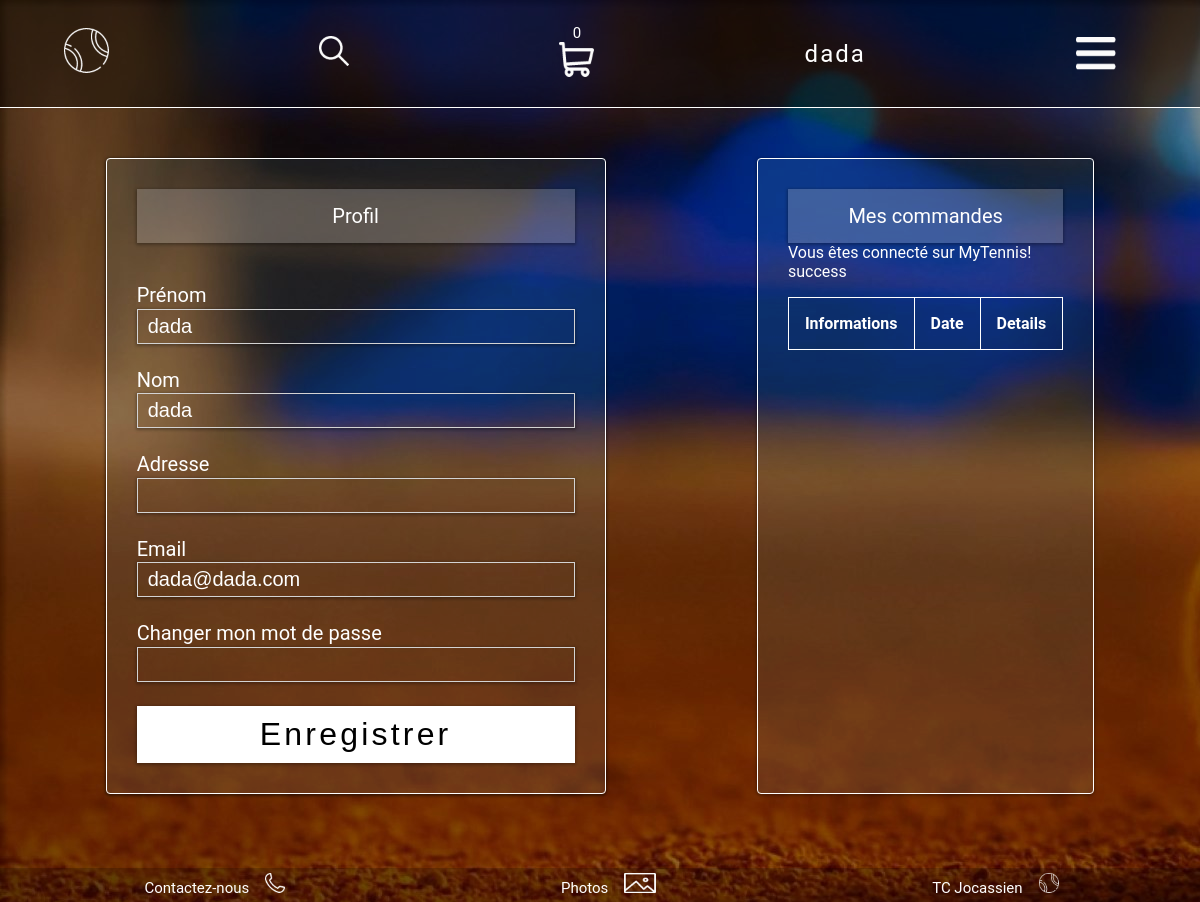
/index.php?p=users&action=edit&id=3 (signed in), run on the app's committed database.
### tables this page shows
CREATE TABLE IF NOT EXISTS `users` (
  `id` int(11) NOT NULL AUTO_INCREMENT,
  `firstname` varchar(100) NOT NULL,
  `lastname` varchar(100) NOT NULL,
  `email` varchar(255) NOT NULL,
  `password` varchar(255) NOT NULL,
  `is_admin` tinyint(1) DEFAULT '0',
  `address` text,
  PRIMARY KEY (`id`)
);

### index.php (called while the page is built, shortened)
<?php
if(isset($_GET['p'])):
    switch ($_GET['p']):
        case 'users' :
            require 'controllers/userController.php';
        break;
    endswitch;
else:
    require 'controllers/indexController.php';
endif;
require('views/front.php');
?>

### models/User.php (called while the page is built, shortened)
<?php
function getUser($id){
	$db = dbConnect();
	$query = $db->prepare('SELECT * FROM users WHERE id = ?');
	$query->execute([$id]);
    return $query->fetch();
}

### controllers/userController.php (called while the page is built, shortened)
<?php
require('models/User.php');
if(isset($_GET['action'])){
	switch ($_GET['action']){
		case 'edit' :
			if(!empty($_POST)){
				if(empty($_POST['firstname']) || empty($_POST['lastname']) || empty($_POST['email']) || empty($_POST['address'])){
					if(empty($_POST['firstname']) || empty($_POST['lastname']) || empty($_POST['email']) || empty($_POST['address'])){
						$_SESSION['messages'][] = 'Tout les champs sauf le mot de passe sont obligatoires pour modifier vos informations !';
					}
						$_SESSION['old_inputs'] = $_POST;
						header('Location:index.php?p=users&action=edit&id='.$_GET['id']);
						exit;
					}
					else {
						$result = updateUser($_GET['id'], $_POST);
						$_SESSION['user']['firstname'] = $_POST['firstname'];
						$_SESSION['user']['lastname'] = $_POST['lastname'];
						$_SESSION['user']['email'] = $_POST['email'];
						$_SESSION['user']['address'] = $_POST['address'];
						$_SESSION['messages'] = $result ? ['message' => 'Votre profil a été mis à jour', 'type' => 'success'] : ['message' => 'Erreur lors de la mise à jour de l\' utilisateur', 'type' => 'danger'];
						header('Location:index.php');
						exit;
					}
			}else {
					if(!isset($_SESSION['old_inputs'])){
						if (isset($_GET['id'])){
							$user = getUser($_GET['id']);
						}
						else {
							header('Location:index.php');
							exit;
						}
					}
				}
			break;
	}
}
else{
	require('controllers/indexController.php');
}

### views/userProfil.php (the view, shortened to what this page needs)
<div class="profil-container">
    <div class="form">
        <div class="headform">
            <div class="profil">
                Profil
            </div>
        </div>
        <div class="signup-content">
            <form method="post" action="index.php?p=users&action=<?= isset($user) || (isset($_SESSION['old_inputs']) && $_GET['action'] == 'edit') ? 'edit&id='.$_GET['id'] : 'form' ?>" method="post" enctype="multipart/form-data">
                <label for="firstname">Prénom</label>
                <input type="text" name="firstname" id="firstname" value="<?= isset($user) ? $user['firstname'] : '' ?><?= isset($_SESSION['old_inputs']) ? $_SESSION['old_inputs']['firstname'] : '' ?>" />
                <label for="lastname">Nom</label>
                <input type="text" name="lastname" id="lastname" value="<?= isset($user) ? $user['lastname'] : '' ?><?= isset($_SESSION['old_inputs']) ? $_SESSION['old_inputs']['lastname'] : '' ?>" />
                <label for="address">Adresse</label>
                <input type="text" name="address" id="address" value="<?= isset($user) ? $user['address'] : '' ?><?= isset($_SESSION['old_inputs']) ? $_SESSION['old_inputs']['address'] : '' ?>" />
                <label for="email">Email</label>
                <input id="email" type="email" name="email" value="<?= isset($user) ? $user['email'] : '' ?><?= isset($_SESSION['old_inputs']) ? $_SESSION['old_inputs']['email'] : '' ?>" required />
                <label for="password">Changer mon mot de passe</label>
                <input id="password" type="password" name="password">
                <input type="submit" value="Enregistrer">
            </form>
        </div>
    </div>
    <div class="orders-form">
        <div class="headform">
            <div class="profil">
               Mes commandes
            </div>
        </div>
        <?php if(isset($_SESSION['messages'])): ?>
            <div>
                <?php foreach($_SESSION['messages'] as $message): ?>
                    <?= $message ?><br>
                <?php endforeach; ?>
            </div>
        <?php endif; ?>
        <table class="orders">
            <thead>
                <tr>
                    <th colspan="3">Informations</th>
                    <th>Date</th>
                    <th>Details</th>
                </tr>
            </thead>
        </table>
    </div>
</div>

### assets/css/style.css (style rules this page uses)
body { background-image: url(../images/background.jpg); background-attachment: fixed; font-family: "Roboto", sans-serif; color: white; margin: 0; }
*, *:before, *:after { box-sizing: border-box; }
.form { border: 1px solid white; background-color: rgba(117, 190, 218, 0.1); max-width: 500px; text-align: center; border-radius: 4px; justify-content: center; padding: 30px; margin: 20px auto; box-shadow: 0 1px 3px 1px rgba(0, 0, 0, 0.5); }
.form .headform { list-style: none; padding: 0; margin: 0 0 40px 0; }
.form .headform:after { content: ""; display: table; clear: both; }
.form .signup-content { flex-direction: column; }
.form .signup-content input { font-size: 20px; padding: 5px 10px; background: none; border: 1px solid lightgrey; color: white; border-radius: 0; box-shadow: 0 1px 3px 1px rgba(0, 0, 0, 0.3); transition: border-color 0.25s ease, box-shadow 0.25s ease; }
.form .signup-content label { display: flex; text-align: left; font-size: 20px; margin-bottom: 0.1rem; }
.form .signup-content label + input { width: 100%; margin-bottom: 1.5rem; }
.form button, .form input[type=submit] { border: 0; width: 100%; outline: none; border-radius: 0; padding: 10px 0; font-size: 2rem; letter-spacing: 0.1em; cursor: pointer; background: white; color: black; }
.profil-container { display: flex; justify-content: space-around; }
.profil-container .orders-form { border: 1px solid white; background-color: rgba(117, 190, 218, 0.1); border-radius: 4px; justify-content: center; padding: 30px; margin: 20px auto; box-shadow: 0 1px 3px 1px rgba(0, 0, 0, 0.3); }
.profil-container .orders-form .orders { margin-top: 1em; border: 1px solid white; padding: 0.5em; border-collapse: collapse; text-align: left; }
.profil-container .orders-form .orders th, .profil-container .orders-form .orders td { padding: 1em; border: 1px solid white; }
.profil-container .profil { display: flex; text-decoration: none; justify-content: center; padding: 15px; background: rgba(211, 211, 211, 0.25); color: lightgrey-light; font-size: 20px; width: 100%; box-shadow: 0 1px 3px 1px rgba(0, 0, 0, 0.3); }

### data on the page
users: firstname "dada", lastname "dada", email "dada@dada.com"

### other printed values
count($_SESSION['cart']) "0"
$_SESSION['user']['firstname'] "dada"
$message "Vous êtes connecté sur MyTennis!"
$message "success"
